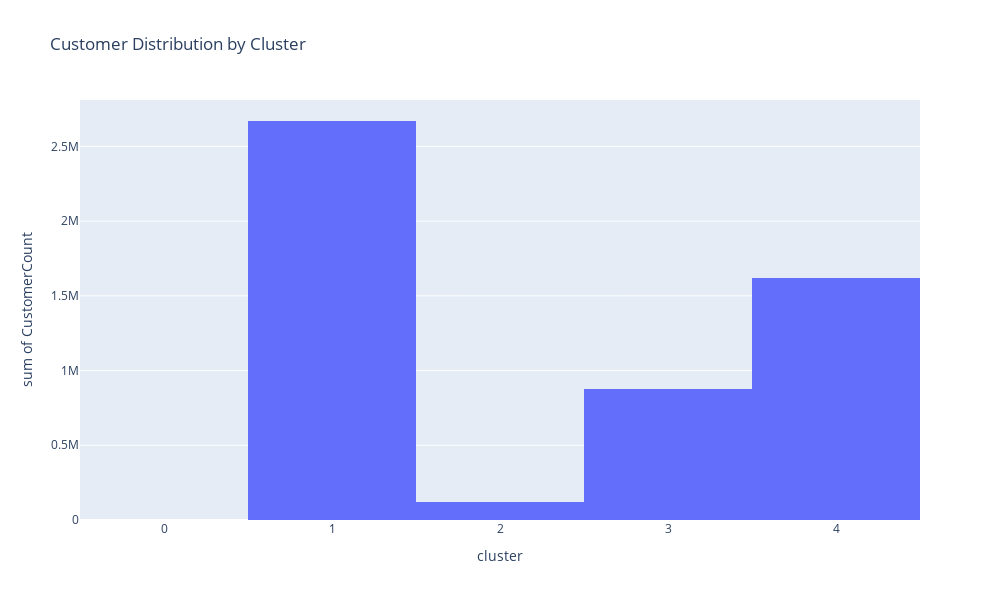

Write notebook code for a chart like this one.
### Code cell
# Add CustomerCount to rfm_df if needed
rfm_df = rfm_df.merge(rfm_summary[['CustomerCount']], left_on='cluster', right_index=True)

fig1=px.histogram(rfm_df,x='cluster',y='CustomerCount',width=1000,  # Width of the figure
    height=600,title="Customer Distribution by Cluster" )
fig1.show()

### Figure 1 — Plotly figure (JSON) as saved in the notebook; plotly's stock layout.template omitted (floating-point values rounded to 4 significant figures; data arrays with more than 128 entries replaced by an {"elided": "..."} marker saying what was removed)
{"data": [{"alignmentgroup": "True", "bingroup": "x", "histfunc": "sum", "hovertemplate": "cluster=%{x}<br>sum of CustomerCount=%{y}<extra></extra>", "legendgroup": "", "marker": {"color": "#636efa", "pattern": {"shape": ""}}, "name": "", "offsetgroup": "", "orientation": "v", "showlegend": false, "type": "histogram", "x": {"elided": "4196 int values"}, "xaxis": "x", "y": {"elided": "4196 int values"}, "yaxis": "y"}], "layout": {"barmode": "relative", "height": 600, "legend": {"tracegroupgap": 0}, "title": {"text": "Customer Distribution by Cluster"}, "width": 1000, "xaxis": {"anchor": "y", "autorange": true, "domain": [0, 1], "range": [-0.5, 4.5], "title": {"text": "cluster"}, "type": "linear"}, "yaxis": {"anchor": "x", "autorange": true, "domain": [0, 1], "range": [0, 2810480], "title": {"text": "sum of CustomerCount"}, "type": "linear"}}}
